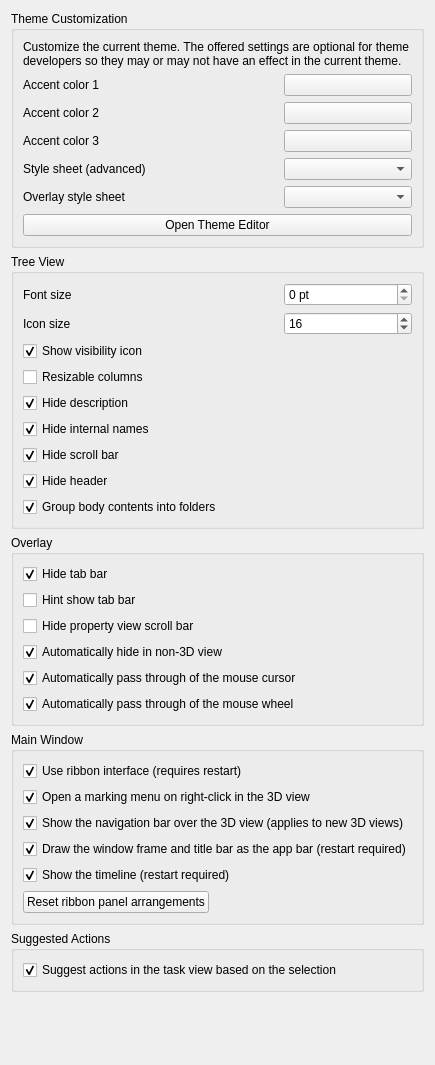
<?xml version="1.0" encoding="UTF-8"?>
<ui version="4.0">
 <class>Gui::Dialog::DlgSettingsUI</class>
 <widget class="QWidget" name="Gui::Dialog::DlgSettingsUI">
  <property name="geometry">
   <rect>
    <x>0</x>
    <y>0</y>
    <width>405</width>
    <height>1065</height>
   </rect>
  </property>
  <property name="windowTitle">
   <string>UI</string>
  </property>
  <layout class="QVBoxLayout" name="verticalLayout">
   <item>
    <widget class="QGroupBox" name="groupBox">
     <property name="title">
      <string>Theme Customization</string>
     </property>
     <layout class="QVBoxLayout" name="verticalLayout_2">
      <item>
       <widget class="QLabel" name="label">
        <property name="text">
         <string>Customize the current theme. The offered settings are optional for theme developers so they may or may not have an effect in the current theme.</string>
        </property>
        <property name="wordWrap">
         <bool>true</bool>
        </property>
       </widget>
      </item>
      <item>
       <layout class="QGridLayout" columnstretch="2,1">
        <item row="0" column="0">
         <widget class="QLabel" name="label1">
          <property name="text">
           <string>Accent color 1</string>
          </property>
          <property name="buddy">
           <cstring>ThemeAccentColor1</cstring>
          </property>
         </widget>
        </item>
        <item row="0" column="1">
         <widget class="Gui::PrefColorButton" name="ThemeAccentColor1">
          <property name="sizePolicy">
           <sizepolicy hsizetype="MinimumExpanding" vsizetype="Fixed">
            <horstretch>0</horstretch>
            <verstretch>0</verstretch>
           </sizepolicy>
          </property>
          <property name="toolTip">
           <string>This color might be used by your theme to let you customize it.</string>
          </property>
          <property name="color" stdset="0">
           <color>
            <red>0</red>
            <green>171</green>
            <blue>255</blue>
           </color>
          </property>
          <property name="prefEntry" stdset="0">
           <cstring>ThemeAccentColor1</cstring>
          </property>
          <property name="prefPath" stdset="0">
           <cstring>Themes</cstring>
          </property>
         </widget>
        </item>
        <item row="1" column="0">
         <widget class="QLabel" name="label2">
          <property name="text">
           <string>Accent color 2</string>
          </property>
          <property name="buddy">
           <cstring>ThemeAccentColor2</cstring>
          </property>
         </widget>
        </item>
        <item row="2" column="0">
         <widget class="QLabel" name="label3">
          <property name="text">
           <string>Accent color 3</string>
          </property>
          <property name="buddy">
           <cstring>ThemeAccentColor3</cstring>
          </property>
         </widget>
        </item>
        <item row="3" column="0">
         <widget class="QLabel" name="styleSheetLabel">
          <property name="text">
           <string>Style sheet (advanced)</string>
          </property>
          <property name="buddy">
           <cstring>StyleSheets</cstring>
          </property>
         </widget>
        </item>
        <item row="4" column="0">
         <widget class="QLabel" name="label_2">
          <property name="text">
           <string>Overlay style sheet</string>
          </property>
          <property name="buddy">
           <cstring>OverlayStyleSheets</cstring>
          </property>
         </widget>
        </item>
        <item row="1" column="1">
         <widget class="Gui::PrefColorButton" name="ThemeAccentColor2">
          <property name="sizePolicy">
           <sizepolicy hsizetype="MinimumExpanding" vsizetype="Fixed">
            <horstretch>0</horstretch>
            <verstretch>0</verstretch>
           </sizepolicy>
          </property>
          <property name="toolTip">
           <string>This color might be used by your theme to let you customize it.</string>
          </property>
          <property name="color" stdset="0">
           <color>
            <red>85</red>
            <green>123</green>
            <blue>182</blue>
           </color>
          </property>
          <property name="prefEntry" stdset="0">
           <cstring>ThemeAccentColor2</cstring>
          </property>
          <property name="prefPath" stdset="0">
           <cstring>Themes</cstring>
          </property>
         </widget>
        </item>
        <item row="2" column="1">
         <widget class="Gui::PrefColorButton" name="ThemeAccentColor3">
          <property name="sizePolicy">
           <sizepolicy hsizetype="MinimumExpanding" vsizetype="Fixed">
            <horstretch>0</horstretch>
            <verstretch>0</verstretch>
           </sizepolicy>
          </property>
          <property name="toolTip">
           <string>This color might be used by your theme to let you customize it.</string>
          </property>
          <property name="color" stdset="0">
           <color>
            <red>85</red>
            <green>123</green>
            <blue>182</blue>
           </color>
          </property>
          <property name="prefEntry" stdset="0">
           <cstring>ThemeAccentColor3</cstring>
          </property>
          <property name="prefPath" stdset="0">
           <cstring>Themes</cstring>
          </property>
         </widget>
        </item>
        <item row="3" column="1">
         <widget class="Gui::PrefComboBox" name="StyleSheets">
          <property name="toolTip">
           <string>Style sheet how user interface will look like</string>
          </property>
          <property name="prefEntry" stdset="0">
           <cstring>StyleSheet</cstring>
          </property>
          <property name="prefPath" stdset="0">
           <cstring>MainWindow</cstring>
          </property>
          <property name="prefType" stdset="0">
           <cstring></cstring>
          </property>
         </widget>
        </item>
        <item row="4" column="1">
         <widget class="Gui::PrefComboBox" name="OverlayStyleSheets">
          <property name="prefEntry" stdset="0">
           <cstring>OverlayActiveStyleSheet</cstring>
          </property>
          <property name="prefPath" stdset="0">
           <cstring>MainWindow</cstring>
          </property>
          <property name="prefType" stdset="0">
           <cstring></cstring>
          </property>
         </widget>
        </item>
       </layout>
      </item>
      <item>
       <widget class="QPushButton" name="themeEditorButton">
        <property name="text">
         <string>Open Theme Editor</string>
        </property>
       </widget>
      </item>
     </layout>
    </widget>
   </item>
   <item>
    <widget class="QGroupBox" name="groupBox_2">
     <property name="title">
      <string>Tree View</string>
     </property>
     <layout class="QGridLayout" name="gridLayout1" columnstretch="2,1">
      <item row="5" column="0" colspan="2">
       <widget class="Gui::PrefCheckBox" name="hideInternalNamesCheckBox">
        <property name="toolTip">
         <string>Hide extra tree view column for internal names</string>
        </property>
        <property name="text">
         <string>Hide internal names</string>
        </property>
        <property name="checked">
         <bool>true</bool>
        </property>
        <property name="prefEntry" stdset="0">
         <cstring>HideInternalNames</cstring>
        </property>
        <property name="prefPath" stdset="0">
         <cstring>TreeView</cstring>
        </property>
       </widget>
      </item>
      <item row="0" column="1">
       <widget class="Gui::PrefSpinBox" name="fontSizeSpinBox">
        <property name="toolTip">
         <string>Font size override, set to 0 for the default value.</string>
        </property>
        <property name="minimum">
         <number>0</number>
        </property>
        <property name="maximum">
         <number>100</number>
        </property>
        <property name="singleStep">
         <number>1</number>
        </property>
        <property name="suffix">
         <string> pt</string>
        </property>
        <property name="value">
         <number>0</number>
        </property>
        <property name="prefPath" stdset="0">
         <cstring>TreeView</cstring>
        </property>
        <property name="prefEntry" stdset="0">
         <cstring>FontSize</cstring>
        </property>
       </widget>
      </item>
      <item row="1" column="1">
       <widget class="Gui::PrefSpinBox" name="iconSizeSpinBox">
        <property name="toolTip">
         <string>Icon size override, set to 0 for the default value.</string>
        </property>
        <property name="singleStep">
         <number>1</number>
        </property>
        <property name="value">
         <number>16</number>
        </property>
        <property name="prefEntry" stdset="0">
         <cstring>IconSize</cstring>
        </property>
        <property name="prefPath" stdset="0">
         <cstring>TreeView</cstring>
        </property>
       </widget>
      </item>

      <item row="3" column="0" colspan="2">
       <widget class="Gui::PrefCheckBox" name="resizableColumnsCheckBox">
        <property name="toolTip">
         <string>Allow tree view columns to be manually resized.</string>
        </property>
        <property name="text">
         <string>Resizable columns</string>
        </property>
        <property name="prefEntry" stdset="0">
         <cstring>ResizableColumn</cstring>
        </property>
        <property name="prefPath" stdset="0">
         <cstring>TreeView</cstring>
        </property>
       </widget>
      </item>
      <item row="1" column="0">
       <widget class="QLabel" name="iconSizeLabel">
        <property name="text">
         <string>Icon size</string>
        </property>
        <property name="buddy">
         <cstring>iconSizeSpinBox</cstring>
        </property>
       </widget>
      </item>
      <item row="0" column="0">
       <widget class="QLabel" name="fontSizeLabel">
        <property name="text">
         <string>Font size</string>
        </property>
        <property name="buddy">
         <cstring>fontSizeSpinBox</cstring>
        </property>
       </widget>
      </item>
      <item row="2" column="0" colspan="2">
       <widget class="Gui::PrefCheckBox" name="showVisibilityIconCheckBox">
        <property name="toolTip">
         <string>Displays an eye icon in front of the tree view items, showing their visibility status. When clicked the visibility is toggled.</string>
        </property>
        <property name="text">
         <string>Show visibility icon</string>
        </property>
        <property name="checked">
         <bool>true</bool>
        </property>
        <property name="prefEntry" stdset="0">
         <cstring>VisibilityIcon</cstring>
        </property>
        <property name="prefPath" stdset="0">
         <cstring>TreeView</cstring>
        </property>
       </widget>
      </item>
      <item row="7" column="0" colspan="2">
       <widget class="Gui::PrefCheckBox" name="hideHeaderCheckBox">
        <property name="toolTip">
         <string>Hide header with column names from the tree view.</string>
        </property>
        <property name="text">
         <string>Hide header</string>
        </property>
        <property name="checked">
         <bool>true</bool>
        </property>
        <property name="prefEntry" stdset="0">
         <cstring>HideHeaderView</cstring>
        </property>
        <property name="prefPath" stdset="0">
         <cstring>TreeView</cstring>
        </property>
       </widget>
      </item>
      <item row="6" column="0" colspan="2">
       <widget class="Gui::PrefCheckBox" name="hideTreeViewScrollBarCheckBox">
        <property name="toolTip">
         <string>Hide scroll bar from the tree view, scrolling will still be possible using mouse wheel.</string>
        </property>
        <property name="text">
         <string>Hide scroll bar</string>
        </property>
        <property name="checked">
         <bool>true</bool>
        </property>
        <property name="prefEntry" stdset="0">
         <cstring>HideScrollBar</cstring>
        </property>
        <property name="prefPath" stdset="0">
         <cstring>TreeView</cstring>
        </property>
       </widget>
      </item>
      <item row="4" column="0" colspan="2">
       <widget class="Gui::PrefCheckBox" name="hideDescriptionCheckBox">
        <property name="toolTip">
         <string>Hide column with object description in tree view.</string>
        </property>
        <property name="text">
         <string>Hide description</string>
        </property>
        <property name="checked">
         <bool>true</bool>
        </property>
        <property name="prefEntry" stdset="0">
         <cstring>HideColumn</cstring>
        </property>
        <property name="prefPath" stdset="0">
         <cstring>TreeView</cstring>
        </property>
       </widget>
      </item>
      <item row="8" column="0" colspan="2">
       <widget class="Gui::PrefCheckBox" name="bodyFoldersCheckBox">
        <property name="toolTip">
         <string>Show a body's sketches, construction geometry and feature history under folder rows instead of one flat list</string>
        </property>
        <property name="text">
         <string>Group body contents into folders</string>
        </property>
        <property name="checked">
         <bool>true</bool>
        </property>
        <property name="prefEntry" stdset="0">
         <cstring>BodyFolders</cstring>
        </property>
        <property name="prefPath" stdset="0">
         <cstring>TreeView</cstring>
        </property>
       </widget>
      </item>
     </layout>
    </widget>
   </item>
   <item>
    <widget class="QGroupBox" name="groupBox_3">
     <property name="title">
      <string>Overlay</string>
     </property>
     <layout class="QGridLayout" name="gridLayout_2">
      <item row="2" column="0">
       <widget class="Gui::PrefCheckBox" name="hideTabBarCheckBox">
        <property name="toolTip">
         <string>Hide tab bar in dock overlay</string>
        </property>
        <property name="text">
         <string>Hide tab bar</string>
        </property>
        <property name="checked">
         <bool>true</bool>
        </property>
        <property name="prefEntry" stdset="0">
         <cstring>DockOverlayHideTabBar</cstring>
        </property>
        <property name="prefPath" stdset="0">
         <cstring>View</cstring>
        </property>
       </widget>
      </item>
      <item row="3" column="0">
       <widget class="Gui::PrefCheckBox" name="hintShowTabBarCheckBox">
        <property name="toolTip">
         <string>Show tab bar on mouse over when auto hide</string>
        </property>
        <property name="text">
         <string>Hint show tab bar</string>
        </property>
        <property name="prefEntry" stdset="0">
         <cstring>DockOverlayHintTabBar</cstring>
        </property>
        <property name="prefPath" stdset="0">
         <cstring>View</cstring>
        </property>
       </widget>
      </item>
      <item row="4" column="0">
       <widget class="Gui::PrefCheckBox" name="hidePropertyViewScrollBarCheckBox">
        <property name="toolTip">
         <string>Hide property view scroll bar in dock overlay</string>
        </property>
        <property name="text">
         <string>Hide property view scroll bar</string>
        </property>
        <property name="prefEntry" stdset="0">
         <cstring>DockOverlayHidePropertyViewScrollBar</cstring>
        </property>
        <property name="prefPath" stdset="0">
         <cstring>View</cstring>
        </property>
       </widget>
      </item>
      <item row="5" column="0">
       <widget class="Gui::PrefCheckBox" name="overlayAutoHideCheckBox">
        <property name="toolTip">
         <string>Automatically hide overlaid dock panels when in non 3D view (e.g. TechDraw or Spreadsheet)</string>
        </property>
        <property name="text">
         <string>Automatically hide in non-3D view</string>
        </property>
        <property name="checked">
         <bool>true</bool>
        </property>
        <property name="prefEntry" stdset="0">
         <cstring>DockOverlayAutoView</cstring>
        </property>
        <property name="prefPath" stdset="0">
         <cstring>View</cstring>
        </property>
       </widget>
      </item>
      <item row="6" column="0">
       <widget class="Gui::PrefCheckBox" name="mouseClickPassThroughCheckBox">
        <property name="toolTip">
         <string>Auto mouse click through transparent part of dock overlay.</string>
        </property>
        <property name="text">
         <string>Automatically pass through of the mouse cursor</string>
        </property>
        <property name="checked">
         <bool>true</bool>
        </property>
        <property name="prefEntry" stdset="0">
         <cstring>DockOverlayAutoMouseThrough</cstring>
        </property>
        <property name="prefPath" stdset="0">
         <cstring>View</cstring>
        </property>
       </widget>
      </item>
      <item row="7" column="0">
       <widget class="Gui::PrefCheckBox" name="mouseWheelPassThroughCheckBox">
        <property name="toolTip">
         <string>Automatically passes mouse wheel events through the transparent areas of an overlay panel</string>
        </property>
        <property name="text">
         <string>Automatically pass through of the mouse wheel</string>
        </property>
        <property name="checked">
         <bool>true</bool>
        </property>
        <property name="prefEntry" stdset="0">
         <cstring>DockOverlayWheelPassThrough</cstring>
        </property>
        <property name="prefPath" stdset="0">
         <cstring>View</cstring>
        </property>
       </widget>
      </item>
     </layout>
    </widget>
   </item>
   <item>
    <widget class="QGroupBox" name="groupBox_5">
     <property name="title">
      <string>Main Window</string>
     </property>
     <layout class="QGridLayout" name="gridLayout_4">
      <item row="0" column="0">
       <widget class="Gui::PrefCheckBox" name="useRibbonCheckBox">
        <property name="toolTip">
         <string>Replace the per-workbench toolbars and the menu bar with a Fusion style ribbon.</string>
        </property>
        <property name="text">
         <string>Use ribbon interface (requires restart)</string>
        </property>
        <property name="checked">
         <bool>true</bool>
        </property>
        <property name="prefEntry" stdset="0">
         <cstring>UseRibbon</cstring>
        </property>
        <property name="prefPath" stdset="0">
         <cstring>MainWindow</cstring>
        </property>
       </widget>
      </item>
      <item row="1" column="0">
       <widget class="Gui::PrefCheckBox" name="useMarkingMenuCheckBox">
        <property name="toolTip">
         <string>When this is off, right-click in the 3D view opens the ordinary context menu instead</string>
        </property>
        <property name="text">
         <string>Open a marking menu on right-click in the 3D view</string>
        </property>
        <property name="checked">
         <bool>true</bool>
        </property>
        <property name="prefEntry" stdset="0">
         <cstring>UseMarkingMenu</cstring>
        </property>
        <property name="prefPath" stdset="0">
         <cstring>View</cstring>
        </property>
       </widget>
      </item>
      <item row="2" column="0">
       <widget class="Gui::PrefCheckBox" name="useNavigationBarCheckBox">
        <property name="toolTip">
         <string>Already-open 3D views keep their current navigation bar; only views opened after this changes pick it up</string>
        </property>
        <property name="text">
         <string>Show the navigation bar over the 3D view (applies to new 3D views)</string>
        </property>
        <property name="checked">
         <bool>true</bool>
        </property>
        <property name="prefEntry" stdset="0">
         <cstring>UseNavigationBar</cstring>
        </property>
        <property name="prefPath" stdset="0">
         <cstring>View</cstring>
        </property>
       </widget>
      </item>
      <item row="3" column="0">
       <widget class="Gui::PrefCheckBox" name="framelessWindowCheckBox">
        <property name="toolTip">
         <string>Without this, the window keeps its native title bar and the app bar sits below it; restart the application after changing this</string>
        </property>
        <property name="text">
         <string>Draw the window frame and title bar as the app bar (restart required)</string>
        </property>
        <property name="checked">
         <bool>true</bool>
        </property>
        <property name="prefEntry" stdset="0">
         <cstring>FramelessWindow</cstring>
        </property>
        <property name="prefPath" stdset="0">
         <cstring>MainWindow</cstring>
        </property>
       </widget>
      </item>
      <item row="4" column="0">
       <widget class="Gui::PrefCheckBox" name="showTimelineCheckBox">
        <property name="toolTip">
         <string>The timeline dock is only created at startup, so toggling this has no effect until the application restarts</string>
        </property>
        <property name="text">
         <string>Show the timeline (restart required)</string>
        </property>
        <property name="checked">
         <bool>true</bool>
        </property>
        <property name="prefEntry" stdset="0">
         <cstring>Enabled</cstring>
        </property>
        <property name="prefPath" stdset="0">
         <cstring>DockWindows/Timeline</cstring>
        </property>
       </widget>
      </item>
      <item row="5" column="0">
       <layout class="QHBoxLayout" name="ribbonResetLayout">
        <item>
         <widget class="QPushButton" name="resetRibbonPanelsButton">
          <property name="toolTip">
           <string>Put every ribbon panel back to the buttons its workspace defines, undoing what was dragged into or out of the drop-downs.</string>
          </property>
          <property name="text">
           <string>Reset ribbon panel arrangements</string>
          </property>
         </widget>
        </item>
        <item>
         <spacer name="ribbonResetSpacer">
          <property name="orientation">
           <enum>Qt::Horizontal</enum>
          </property>
          <property name="sizeHint" stdset="0">
           <size>
            <width>0</width>
            <height>0</height>
           </size>
          </property>
         </spacer>
        </item>
       </layout>
      </item>
     </layout>
    </widget>
   </item>
   <item>
    <widget class="QGroupBox" name="groupBox_4">
     <property name="title">
      <string>Suggested Actions</string>
     </property>
     <layout class="QGridLayout" name="gridLayout_3">
      <item row="0" column="0">
       <widget class="Gui::PrefCheckBox" name="showTaskWatcherCheckBox">
        <property name="text">
         <string>Suggest actions in the task view based on the selection</string>
        </property>
        <property name="checked">
         <bool>true</bool>
        </property>
        <property name="prefEntry" stdset="0">
         <cstring>ShowTaskWatcher</cstring>
        </property>
        <property name="prefPath" stdset="0">
         <cstring>General</cstring>
        </property>
       </widget>
      </item>
     </layout>
    </widget>
   </item>
   <item>
    <spacer name="spacer_3">
     <property name="sizeHint" stdset="0">
      <size>
       <width>20</width>
       <height>20</height>
      </size>
     </property>
    </spacer>
   </item>
  </layout>
 </widget>
 <customwidgets>
  <customwidget>
   <class>Gui::ColorButton</class>
   <extends>QPushButton</extends>
   <header>Gui/Widgets.h</header>
  </customwidget>
  <customwidget>
   <class>Gui::PrefSpinBox</class>
   <extends>QSpinBox</extends>
   <header>Gui/PrefWidgets.h</header>
  </customwidget>
  <customwidget>
   <class>Gui::PrefColorButton</class>
   <extends>Gui::ColorButton</extends>
   <header>Gui/PrefWidgets.h</header>
  </customwidget>
  <customwidget>
   <class>Gui::PrefCheckBox</class>
   <extends>QCheckBox</extends>
   <header>Gui/PrefWidgets.h</header>
  </customwidget>
  <customwidget>
   <class>Gui::PrefComboBox</class>
   <extends>QComboBox</extends>
   <header>Gui/PrefWidgets.h</header>
  </customwidget>
 </customwidgets>
 <tabstops>
  <tabstop>ThemeAccentColor1</tabstop>
  <tabstop>ThemeAccentColor2</tabstop>
  <tabstop>ThemeAccentColor3</tabstop>
  <tabstop>StyleSheets</tabstop>
  <tabstop>OverlayStyleSheets</tabstop>
  <tabstop>fontSizeSpinBox</tabstop>
  <tabstop>iconSizeSpinBox</tabstop>
  <tabstop>resizableColumnsCheckBox</tabstop>
  <tabstop>showVisibilityIconCheckBox</tabstop>
  <tabstop>hideDescriptionCheckBox</tabstop>
  <tabstop>hideInternalNamesCheckBox</tabstop>
  <tabstop>hideTreeViewScrollBarCheckBox</tabstop>
  <tabstop>hideHeaderCheckBox</tabstop>
  <tabstop>hideTabBarCheckBox</tabstop>
  <tabstop>hintShowTabBarCheckBox</tabstop>
  <tabstop>hidePropertyViewScrollBarCheckBox</tabstop>
  <tabstop>overlayAutoHideCheckBox</tabstop>
  <tabstop>mouseClickPassThroughCheckBox</tabstop>
  <tabstop>mouseWheelPassThroughCheckBox</tabstop>
  <tabstop>useRibbonCheckBox</tabstop>
 </tabstops>
 <resources/>
 <connections/>
</ui>
